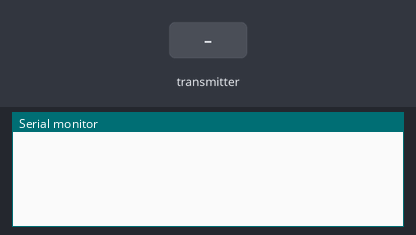
The sketch below on a simulated Arduino Uno, built with avr-gcc and run on an emulated ATmega328P. Shown: the last lines printed to the serial monitor. Inputs (shaded band) come from the test bench. No radio packets arrive unless stated.

Above: at 1.2 s.
1.3 s: the transmitter starts sending input = 0
At 1.46 s:
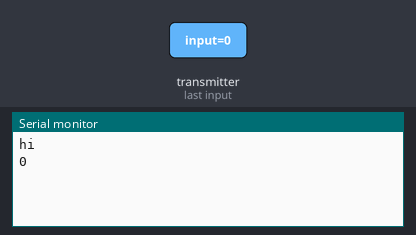
2.8 s: the transmitter starts sending input = 64
At 3.16 s:
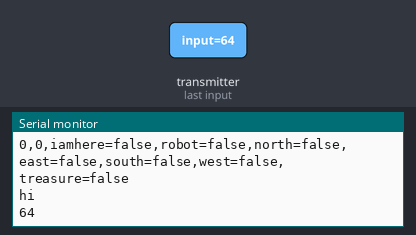
4.9 s: the transmitter starts sending input = 255
At 5.32 s:
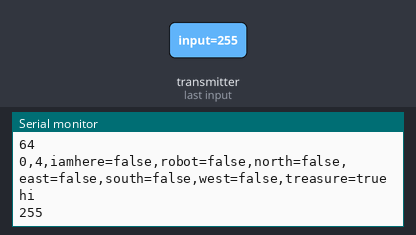
7.0 s: the transmitter starts sending input = 128
At 7.22 s:
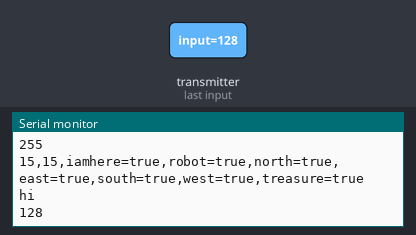
Timing chart, 0 to 10.0 s (numbered marks = the images above; inputs shaded):
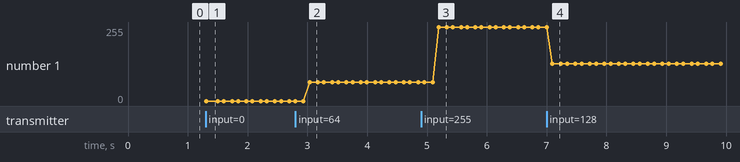

The sketch:

gettingstarted.ino.ino
```cpp
// (licence header left out)
/**
 * Example for Getting Started with nRF24L01+ radios.
 *
 * This is an example of how to use the RF24 class.  Write this sketch to two
 * different nodes.  Put one of the nodes into 'transmit' mode by connecting
 * with the serial monitor and sending a 'T'.  The ping node sends the current
 * time to the pong node, which responds by sending the value back.  The ping
 * node can then see how long the whole cycle took.
 */

#include <SPI.h>
#include "nRF24L01.h"
#include "RF24.h"
#include "printf.h"

//
// Hardware configuration
//

// Set up nRF24L01 radio on SPI bus plus pins 9 & 10

RF24 radio(9,10);

//
// Topology
//

// Radio pipe addresses for the 2 nodes to communicate.
const uint64_t pipes[2] = { 0x000000001ELL, 0x000000001FLL };

//
// Role management
//
// Set up role.  This sketch uses the same software for all the nodes
// in this system.  Doing so greatly simplifies testing.
//

// The various roles supported by this sketch
typedef enum { role_ping_out = 1, role_pong_back } role_e;

// The debug-friendly names of those roles
const char* role_friendly_name[] = { "invalid", "Ping out", "Pong back"};

// The role of the current running sketch
role_e role = role_pong_back;

void setup(void)
{
  //
  // Print preamble
  //

  Serial.begin(9600);
  while (!Serial) {
    ; // wait for serial port to connect. Needed for native USB port only
  }

  //
  // Setup and configure rf radio
  //


  radio.begin();
  radio.setPayloadSize( 1 ) ;

  // optionally, increase the delay between retries & # of retries
  radio.setRetries(15,15);
  radio.setAutoAck(true);
  // set the channel
  radio.setChannel(0x50);
  // set the power
  // RF24_PA_MIN=-18dBm, RF24_PA_LOW=-12dBm, RF24_PA_MED=-6dBM, and RF24_PA_HIGH=0dBm.
  radio.setPALevel(RF24_PA_MIN);
  //RF24_250KBPS for 250kbs, RF24_1MBPS for 1Mbps, or RF24_2MBPS for 2Mbps
  radio.setDataRate(RF24_250KBPS);

  // optionally, reduce the payload size.  seems to
  // improve reliability
  //radio.setPayloadSize(8);

  //
  // Open pipes to other nodes for communication
  //

  // This simple sketch opens two pipes for these two nodes to communicate
  // back and forth.
  // Open 'our' pipe for writing
  // Open the 'other' pipe for reading, in position #1 (we can have up to 5 pipes open for reading)

  if ( role == role_ping_out )
  {
    radio.openWritingPipe(pipes[0]);
    radio.openReadingPipe(1,pipes[1]);
  }
  else
  {
    radio.openWritingPipe(pipes[1]);
    radio.openReadingPipe(1,pipes[0]);
  }

  //
  // Start listening
  //

  radio.startListening();

  //
  // Dump the configuration of the rf unit for debugging
  //

  radio.printDetails();
}


void loop(void)
{
  if (radio.available() )
  {
    Serial.println("hi") ;
    uint8_t input;

    String value = "" ;
    radio.read(&input, sizeof(uint8_t) );
    Serial.println(input) ;
    value = value + (input & 0b00001111) + "," + ( (input >> 4) & 0b00001111 ) +  "," ;
    delay(200) ;
    radio.read(&input, sizeof(uint8_t) );
    Serial.println(input) ;
    for (uint8_t mask = 1; mask < 128 ;)
    {
      if (mask == 1)
      {
        if ( (input & mask)== 1 )
        {
          value = value + "iamhere=true" + "," ;
        }
        else
        {
          value = value + "iamhere=false" + "," ;
        }
      }
      if (mask == 2)
      {
        if ( (input & mask)== 2 )
        {
          value = value + "robot=true" + "," ;
        }
        else
        {
          value = value + "robot=false" + "," ;
        }
      }
      else if (mask == 4)
      {
        if ( (input & mask)== 4 )
        {
          value = value + "north=true" + "," ;
        }
        else
        {
          value = value + "north=false" + "," ;
        }
      }
      else if (mask == 8)
      {
        if ( (input & mask)== 8 )
        {
          value = value + "east=true" + "," ;
        }
        else
        {
          value = value + "east=false" + "," ;
        }
      }
      else if (mask == 16)
      {
        if ( (input & mask)== 16 )
        {
          value = value + "south=true" + "," ;
        }
        else
        {
          value = value + "south=false" + "," ;
        }
      }
      else if (mask == 32)
      {
        if ( (input & mask)== 32 )
        {
          value = value + "west=true" + "," ;
        }
        else
        {
          value = value + "west=false" + "," ;
        }
      }
      else if (mask == 64)
      {
        if ( (input & mask)== 64 )
        {
          value = value + "treasure=true"  ;
        }
        else
        {
          value = value + "treasure=false"  ;
        }
      }
      mask = mask << 1 ;
    }
    Serial.println(value) ;
  }
}
// vim:cin:ai:sts=2 sw=2 ft=cpp
```

Measured:
- after the input at 1.3 s, the serial monitor: prints a new line at once (image 1)
- after the input at 2.8 s, the serial monitor: prints a new line after 0.24 s (image 2)
- after the input at 4.9 s, the serial monitor: prints a new line after 0.30 s (image 3)
- after the input at 7.0 s, the serial monitor: prints a new line after 0.10 s (image 4)
- plotted number 1: 0 → 64 after the input at 2.8 s, 64 → 255 after the input at 4.9 s, 255 → 128 after the input at 7.0 s
